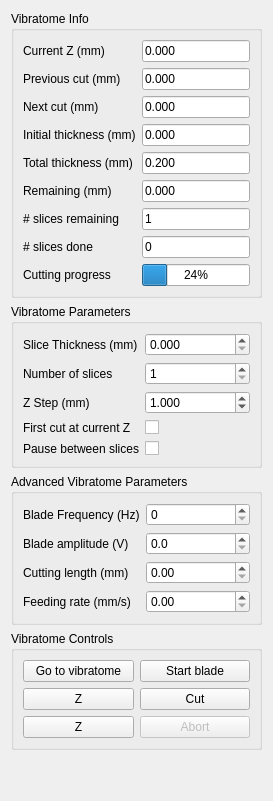
      <widget class="QWidget" name="vibratomeTab">
       <attribute name="title">
        <string>Vibratome</string>
       </attribute>
       <layout class="QVBoxLayout" name="verticalLayout_6">
        <item>
         <widget class="QGroupBox" name="groupBox_vibratomeInfo">
          <property name="title">
           <string>Vibratome Info</string>
          </property>
          <layout class="QFormLayout" name="formLayout_4">
           <item row="0" column="0">
            <widget class="QLabel" name="label_20">
             <property name="text">
              <string>Current Z (mm)</string>
             </property>
            </widget>
           </item>
           <item row="0" column="1">
            <widget class="QLineEdit" name="lineEdit_vibratome_currentZ_mm">
             <property name="enabled">
              <bool>true</bool>
             </property>
             <property name="toolTip">
              <string>&lt;html&gt;&lt;head/&gt;&lt;body&gt;&lt;p&gt;Current z position of the stage&lt;/p&gt;&lt;/body&gt;&lt;/html&gt;</string>
             </property>
             <property name="autoFillBackground">
              <bool>false</bool>
             </property>
             <property name="text">
              <string>0.000</string>
             </property>
             <property name="readOnly">
              <bool>true</bool>
             </property>
             <property name="clearButtonEnabled">
              <bool>false</bool>
             </property>
            </widget>
           </item>
           <item row="1" column="0">
            <widget class="QLabel" name="label_18">
             <property name="text">
              <string>Previous cut (mm)</string>
             </property>
            </widget>
           </item>
           <item row="1" column="1">
            <widget class="QLineEdit" name="lineEdit_vibratome_previousCut_mm">
             <property name="enabled">
              <bool>true</bool>
             </property>
             <property name="toolTip">
              <string>&lt;html&gt;&lt;head/&gt;&lt;body&gt;&lt;p&gt;Z height of the previous cut&lt;/p&gt;&lt;/body&gt;&lt;/html&gt;</string>
             </property>
             <property name="text">
              <string>0.000</string>
             </property>
             <property name="readOnly">
              <bool>true</bool>
             </property>
            </widget>
           </item>
           <item row="2" column="0">
            <widget class="QLabel" name="label_19">
             <property name="text">
              <string>Next cut (mm)</string>
             </property>
            </widget>
           </item>
           <item row="2" column="1">
            <widget class="QLineEdit" name="lineEdit_vibratome_nextCut_mm">
             <property name="enabled">
              <bool>true</bool>
             </property>
             <property name="toolTip">
              <string>&lt;html&gt;&lt;head/&gt;&lt;body&gt;&lt;p&gt;Z height of the next cut&lt;/p&gt;&lt;/body&gt;&lt;/html&gt;</string>
             </property>
             <property name="text">
              <string>0.000</string>
             </property>
             <property name="readOnly">
              <bool>true</bool>
             </property>
            </widget>
           </item>
           <item row="3" column="0">
            <widget class="QLabel" name="label_16">
             <property name="text">
              <string>Initial thickness (mm)</string>
             </property>
            </widget>
           </item>
           <item row="3" column="1">
            <widget class="QLineEdit" name="lineEdit_vibratome_nextCuttingDistance_mm">
             <property name="enabled">
              <bool>true</bool>
             </property>
             <property name="toolTip">
              <string>&lt;html&gt;&lt;head/&gt;&lt;body&gt;&lt;p&gt;Cutting thickness (next - previous)&lt;/p&gt;&lt;/body&gt;&lt;/html&gt;</string>
             </property>
             <property name="text">
              <string>0.000</string>
             </property>
             <property name="readOnly">
              <bool>true</bool>
             </property>
            </widget>
           </item>
           <item row="4" column="0">
            <widget class="QLabel" name="label_25">
             <property name="text">
              <string>Total thickness (mm)</string>
             </property>
            </widget>
           </item>
           <item row="4" column="1">
            <widget class="QLineEdit" name="lineEdit_vibratome_nextTotalThickness_mm">
             <property name="toolTip">
              <string>&lt;html&gt;&lt;head/&gt;&lt;body&gt;&lt;p&gt;Thickness for the next automated cutting procedure&lt;/p&gt;&lt;/body&gt;&lt;/html&gt;</string>
             </property>
             <property name="text">
              <string>0.200</string>
             </property>
             <property name="readOnly">
              <bool>true</bool>
             </property>
            </widget>
           </item>
           <item row="5" column="0">
            <widget class="QLabel" name="label_23">
             <property name="text">
              <string>Remaining (mm)</string>
             </property>
            </widget>
           </item>
           <item row="5" column="1">
            <widget class="QLineEdit" name="lineEdit_vibratome_remainingThickness_mm">
             <property name="toolTip">
              <string>&lt;html&gt;&lt;head/&gt;&lt;body&gt;&lt;p&gt;Remaining sample thickness to slice, according to the calibrated maximum cutting height&lt;/p&gt;&lt;/body&gt;&lt;/html&gt;</string>
             </property>
             <property name="text">
              <string>0.000</string>
             </property>
             <property name="readOnly">
              <bool>true</bool>
             </property>
            </widget>
           </item>
           <item row="6" column="0">
            <widget class="QLabel" name="label_24">
             <property name="text">
              <string># slices remaining</string>
             </property>
            </widget>
           </item>
           <item row="6" column="1">
            <widget class="QLineEdit" name="lineEdit_vibratome_nSlicesRemaining">
             <property name="toolTip">
              <string>&lt;html&gt;&lt;head/&gt;&lt;body&gt;&lt;p&gt;Number of slices remaining, computed using the remaining thickness and the configured slice thickness.&lt;/p&gt;&lt;/body&gt;&lt;/html&gt;</string>
             </property>
             <property name="text">
              <string>1</string>
             </property>
             <property name="readOnly">
              <bool>true</bool>
             </property>
            </widget>
           </item>
           <item row="8" column="1">
            <widget class="QProgressBar" name="progressBar_vibratome_cutting">
             <property name="value">
              <number>24</number>
             </property>
            </widget>
           </item>
           <item row="8" column="0">
            <widget class="QLabel" name="label_5">
             <property name="text">
              <string>Cutting progress</string>
             </property>
            </widget>
           </item>
           <item row="7" column="0">
            <widget class="QLabel" name="label_27">
             <property name="text">
              <string># slices done</string>
             </property>
            </widget>
           </item>
           <item row="7" column="1">
            <widget class="QLineEdit" name="lineEdit_vibratome_nSlicesDone">
             <property name="text">
              <string>0</string>
             </property>
             <property name="readOnly">
              <bool>true</bool>
             </property>
            </widget>
           </item>
          </layout>
         </widget>
        </item>
        <item>
         <widget class="QGroupBox" name="groupBox_vibratomeParameters">
          <property name="title">
           <string>Vibratome Parameters</string>
          </property>
          <layout class="QFormLayout" name="formLayout_5">
           <item row="0" column="0">
            <widget class="QLabel" name="label_14">
             <property name="text">
              <string>Slice Thickness (mm)</string>
             </property>
            </widget>
           </item>
           <item row="0" column="1">
            <widget class="QDoubleSpinBox" name="doubleSpinBox_vibratomeSliceThicknessMm">
             <property name="enabled">
              <bool>true</bool>
             </property>
             <property name="decimals">
              <number>3</number>
             </property>
            </widget>
           </item>
           <item row="1" column="0">
            <widget class="QLabel" name="label_15">
             <property name="text">
              <string>Number of slices</string>
             </property>
            </widget>
           </item>
           <item row="1" column="1">
            <widget class="QSpinBox" name="spinBox_vibratome_nSlices">
             <property name="enabled">
              <bool>true</bool>
             </property>
             <property name="minimum">
              <number>1</number>
             </property>
             <property name="maximum">
              <number>10</number>
             </property>
            </widget>
           </item>
           <item row="2" column="0">
            <widget class="QLabel" name="label_21">
             <property name="text">
              <string>Z Step (mm)</string>
             </property>
            </widget>
           </item>
           <item row="2" column="1">
            <widget class="QDoubleSpinBox" name="doubleSpinBox_vibratome_zStep_mm">
             <property name="enabled">
              <bool>true</bool>
             </property>
             <property name="decimals">
              <number>3</number>
             </property>
             <property name="value">
              <double>1.000000000000000</double>
             </property>
            </widget>
           </item>
           <item row="3" column="0">
            <widget class="QLabel" name="label_26">
             <property name="text">
              <string>First cut at current Z</string>
             </property>
            </widget>
           </item>
           <item row="3" column="1">
            <widget class="QCheckBox" name="checkBox_vibratome_firstCutAtCurrentHeight">
             <property name="text">
              <string/>
             </property>
            </widget>
           </item>
           <item row="4" column="0">
            <widget class="QLabel" name="label_17">
             <property name="text">
              <string>Pause between slices</string>
             </property>
            </widget>
           </item>
           <item row="4" column="1">
            <widget class="QCheckBox" name="checkBox_vibratome_pauseBetweenSlice">
             <property name="text">
              <string/>
             </property>
            </widget>
           </item>
          </layout>
         </widget>
        </item>
        <item>
         <widget class="QGroupBox" name="groupBox_vibratome_advancedParameters">
          <property name="title">
           <string>Advanced Vibratome Parameters</string>
          </property>
          <layout class="QFormLayout" name="formLayout_3">
           <item row="0" column="0">
            <widget class="QLabel" name="label_7">
             <property name="text">
              <string>Blade Frequency (Hz)</string>
             </property>
            </widget>
           </item>
           <item row="0" column="1">
            <widget class="QDoubleSpinBox" name="doubleSpinBox_vibratomeBladeFrequencyHz">
             <property name="decimals">
              <number>0</number>
             </property>
             <property name="maximum">
              <double>200.000000000000000</double>
             </property>
            </widget>
           </item>
           <item row="1" column="0">
            <widget class="QLabel" name="label_13">
             <property name="text">
              <string>Blade amplitude (V)</string>
             </property>
            </widget>
           </item>
           <item row="1" column="1">
            <widget class="QDoubleSpinBox" name="doubleSpinBox_vibratomeBladeAmplitudeV">
             <property name="decimals">
              <number>1</number>
             </property>
             <property name="maximum">
              <double>10.000000000000000</double>
             </property>
             <property name="singleStep">
              <double>0.100000000000000</double>
             </property>
            </widget>
           </item>
           <item row="2" column="0">
            <widget class="QLabel" name="label_11">
             <property name="text">
              <string>Cutting length (mm)</string>
             </property>
            </widget>
           </item>
           <item row="2" column="1">
            <widget class="QDoubleSpinBox" name="doubleSpinBox_vibratomeCuttingLengthMm">
             <property name="enabled">
              <bool>true</bool>
             </property>
            </widget>
           </item>
           <item row="3" column="0">
            <widget class="QLabel" name="label_12">
             <property name="text">
              <string>Feeding rate (mm/s)</string>
             </property>
            </widget>
           </item>
           <item row="3" column="1">
            <widget class="QDoubleSpinBox" name="doubleSpinBox_vibratomeFeedingRate_mms">
             <property name="enabled">
              <bool>true</bool>
             </property>
            </widget>
           </item>
          </layout>
         </widget>
        </item>
        <item>
         <widget class="QGroupBox" name="groupBox_vibratomeControls">
          <property name="title">
           <string>Vibratome Controls</string>
          </property>
          <layout class="QGridLayout" name="gridLayout_2">
           <item row="4" column="0">
            <widget class="QPushButton" name="pushButton_vibratome_jogZ_down">
             <property name="enabled">
              <bool>true</bool>
             </property>
             <property name="text">
              <string>Z</string>
             </property>
             <property name="icon">
              <iconset theme="go-down"/>
             </property>
            </widget>
           </item>
           <item row="3" column="0">
            <widget class="QPushButton" name="pushButton_vibratome_jogZ_up">
             <property name="enabled">
              <bool>true</bool>
             </property>
             <property name="text">
              <string>Z</string>
             </property>
             <property name="icon">
              <iconset theme="go-up"/>
             </property>
            </widget>
           </item>
           <item row="2" column="0">
            <widget class="QPushButton" name="pushButton_vibratome_stageGotoVibratome">
             <property name="enabled">
              <bool>true</bool>
             </property>
             <property name="toolTip">
              <string>&lt;html&gt;&lt;head/&gt;&lt;body&gt;&lt;p&gt;Moves the stage to position the sample in front of the vibratome blade&lt;/p&gt;&lt;/body&gt;&lt;/html&gt;</string>
             </property>
             <property name="text">
              <string>Go to vibratome</string>
             </property>
            </widget>
           </item>
           <item row="2" column="1">
            <widget class="QPushButton" name="pushButton_vibratome">
             <property name="enabled">
              <bool>true</bool>
             </property>
             <property name="text">
              <string>Start blade</string>
             </property>
             <property name="icon">
              <iconset theme="QIcon::ThemeIcon::MediaPlaybackStart"/>
             </property>
             <property name="checkable">
              <bool>true</bool>
             </property>
            </widget>
           </item>
           <item row="3" column="1">
            <widget class="QPushButton" name="pushButton_vibratomeCut">
             <property name="enabled">
              <bool>true</bool>
             </property>
             <property name="text">
              <string>Cut</string>
             </property>
            </widget>
           </item>
           <item row="4" column="1">
            <widget class="QPushButton" name="pushButton_vibratomeAbort">
             <property name="enabled">
              <bool>false</bool>
             </property>
             <property name="text">
              <string>Abort</string>
             </property>
            </widget>
           </item>
          </layout>
         </widget>
        </item>
        <item>
         <spacer name="verticalSpacer_2">
          <property name="orientation">
           <enum>Qt::Orientation::Vertical</enum>
          </property>
          <property name="sizeHint" stdset="0">
           <size>
            <width>20</width>
            <height>40</height>
           </size>
          </property>
         </spacer>
        </item>
       </layout>
      </widget>
